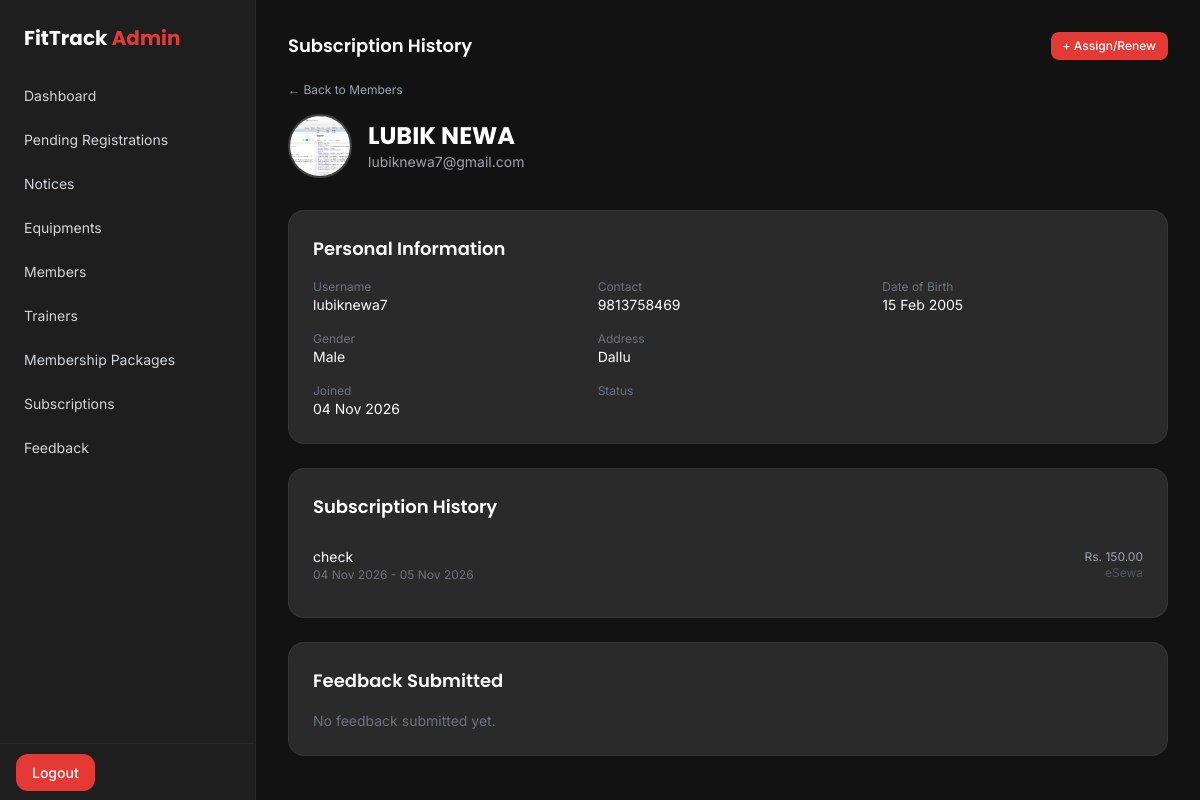
The app's page /management/members/19/ (signed in) with its own data.
### app/models.py (models this page shows, shortened)
class Profile(models.Model):
    user = models.OneToOneField(User, on_delete=models.CASCADE)
    profile_picture = models.ImageField(upload_to='profile_pics/', blank=True, null=True)
    name = models.CharField(max_length=150)
    contact = models.CharField(max_length=10, validators=[phone_validator])
    address = models.TextField()
    date_of_birth = models.DateField()
    gender = models.CharField(max_length=10, choices=GENDER_CHOICES)

class Subscription(models.Model):
    PAYMENT_CHOICES = (
        ('cash', 'Cash (In-Person)'),
        ('esewa', 'eSewa'),
    )
    user = models.ForeignKey(settings.AUTH_USER_MODEL, on_delete=models.CASCADE, related_name='subscriptions')
    package = models.ForeignKey(MembershipPackage, on_delete=models.PROTECT)
    start_date = models.DateField(default=timezone.localdate)
    end_date = models.DateField()
    amount_paid = models.DecimalField(max_digits=8, decimal_places=2)
    payment_method = models.CharField(max_length=10, choices=PAYMENT_CHOICES, default='cash')
    transaction_id = models.CharField(max_length=100, blank=True, null=True)
    created_at = models.DateTimeField(auto_now_add=True)
    class Meta:
        ordering = ['-start_date']

class MembershipPackage(models.Model):
    name = models.CharField(max_length=100)
    price = models.DecimalField(max_digits=8, decimal_places=2)
    duration_days = models.PositiveIntegerField(help_text="e.g. 30 for monthly, 365 for yearly")
    description = models.TextField(blank=True)
    is_active = models.BooleanField(default=True, help_text="Uncheck to stop offering this package")
    class Meta:
        ordering = ['price']

### adminpanel/views.py (the view)
# urls.py: path('members/<int:user_id>/', views.admin_member_detail, name='admin_member_detail'),
@staff_required
def admin_member_detail(request, user_id):
    member = get_object_or_404(User, id=user_id, is_staff=False)
    profile = getattr(member, 'profile', None)
    subscriptions = Subscription.objects.filter(user=member).order_by('-start_date')
    feedbacks = Feedback.objects.filter(user=member).order_by('-submitted_at')
    bmi_records = BMIRecord.objects.filter(user=member).order_by('-recorded_at')[:5]
    workout_plan = WorkoutPlan.objects.filter(user=member).first()
    return render(request, 'adminpanel/member_detail.html', {
        'member': member,
        'profile': profile,
        'subscriptions': subscriptions,
        'feedbacks': feedbacks,
        'bmi_records': bmi_records,
        'workout_plan': workout_plan,
    })

### app/membership.py (called while the page is built)
def is_membership_blocked(user):
    if not user.is_authenticated or user.is_staff or user.is_superuser:
        return False
    latest = latest_subscription(user)
    if latest is None:
        return False
    return latest.end_date + timedelta(days=GRACE_DAYS) < timezone.localdate()

### adminpanel/templates/adminpanel/member_detail.html (shortened to what this page needs)
{% extends 'adminpanel/base.html' %}
{% block content %}
<div class="flex items-center justify-between mb-4">
    <h2 class="font-display text-lg font-semibold text-white">Subscription History</h2>
    <a href="{% url 'admin_assign_subscription' member.id %}" class="text-xs bg-primary hover:bg-red-600 text-white font-medium px-3 py-1.5 rounded-lg transition-colors">
        + Assign/Renew
    </a>
</div>
<a href="{% url 'admin_members' %}" class="text-xs text-gray-400 hover:text-primary mb-4 inline-block">← Back to Members</a>
<div class="flex items-center gap-4 mb-8">
    <div class="w-16 h-16 rounded-full bg-dark-bg border-2 border-dark-secondary flex items-center justify-center overflow-hidden">
        {% if profile.profile_picture %}
            <img src="{{ profile.profile_picture.url }}" class="w-full h-full object-cover">
        {% else %}
            <span class="text-gray-500 text-xl">{{ member.username|first|upper }}</span>
        {% endif %}
    </div>
    <div>
        <h1 class="font-display text-2xl font-bold text-white">{{ profile.name|default:member.username }}</h1>
        <p class="text-sm text-gray-400">{{ member.email }}</p>
    </div>
</div>
<div class="bg-dark-card border border-white/5 rounded-2xl p-6 mb-6">
    <h2 class="font-display text-lg font-semibold text-white mb-4">Personal Information</h2>
    <div class="grid grid-cols-2 sm:grid-cols-3 gap-y-4 gap-x-6">
        <div><p class="text-xs text-gray-500">Username</p><p class="text-sm text-white">{{ member.username }}</p></div>
        <div><p class="text-xs text-gray-500">Contact</p><p class="text-sm text-white">{{ profile.contact|default:"—" }}</p></div>
        <div><p class="text-xs text-gray-500">Date of Birth</p><p class="text-sm text-white">{{ profile.date_of_birth|date:"d M Y"|default:"—" }}</p></div>
        <div><p class="text-xs text-gray-500">Gender</p><p class="text-sm text-white">{{ profile.get_gender_display|default:"—" }}</p></div>
        <div class="col-span-2"><p class="text-xs text-gray-500">Address</p><p class="text-sm text-white">{{ profile.address|default:"—" }}</p></div>
        <div><p class="text-xs text-gray-500">Joined</p><p class="text-sm text-white">{{ member.date_joined|date:"d M Y" }}</p></div>
        <div>
    <p class="text-xs text-gray-500">Status</p>
</div>
    </div>
</div>
<div class="bg-dark-card border border-white/5 rounded-2xl p-6 mb-6">
    <h2 class="font-display text-lg font-semibold text-white mb-4">Subscription History</h2>
    {% for sub in subscriptions %}
    <div class="flex items-center justify-between py-2.5 border-b border-white/5 last:border-0">
        <div>
            <p class="text-sm text-white">{{ sub.package.name }}</p>
            <p class="text-xs text-gray-500">{{ sub.start_date|date:"d M Y" }} - {{ sub.end_date|date:"d M Y" }}</p>
        </div>
        <div class="text-right">
            <p class="text-xs text-gray-400">Rs. {{ sub.amount_paid }}</p>
            <p class="text-xs text-gray-600">{{ sub.get_payment_method_display }}</p>
        </div>
    </div>
    {% empty %}
    <p class="text-sm text-gray-500">No subscriptions yet.</p>
    {% endfor %}
</div>
<div class="bg-dark-card border border-white/5 rounded-2xl p-6">
    <h2 class="font-display text-lg font-semibold text-white mb-4">Feedback Submitted</h2>
    {% for fb in feedbacks %}
    <div class="py-3 border-b border-white/5 last:border-0">
        <div class="flex items-center justify-between mb-1">
            <p class="text-sm font-medium text-white">{{ fb.subject }}</p>
            <span class="text-xs text-primary">{{ fb.rating }}/5</span>
        </div>
        <p class="text-xs text-gray-400">{{ fb.message }}</p>
    </div>
    {% empty %}
    <p class="text-sm text-gray-500">No feedback submitted yet.</p>
    {% endfor %}
</div>
{% endblock %}

### records on screen
Profile: profile_picture (picture), name "LUBIK NEWA", contact "9813758469", date_of_birth "15 Feb 2005", gender "Male", address "Dallu"
Subscription: package.name "check", start_date "04 Nov 2026", end_date "05 Nov 2026", amount_paid "150.00", payment_method "eSewa"

### other values on screen
{{ member.email }} "lubiknewa7@gmail.com"
{{ member.username }} "lubiknewa7"
{{ member.date_joined|date:"d M Y" }} "04 Nov 2026"
